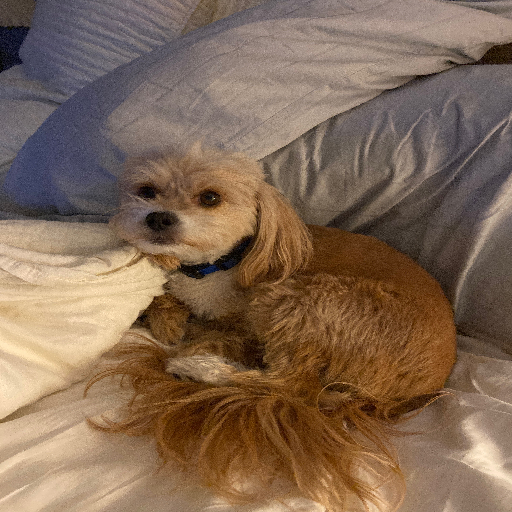
#> input picture CSC 356 Machine Learning/ladySmall.png, 512 x 512 px
$ python 'CSC356 Assignment 1.py'
#> lines starting #> are read from the running program, lines starting #| are printed output that depends on the picture
#> in main, lady is the input picture: shape (512, 512, 3) float32; mean R, G, B 0.508, 0.412, 0.332
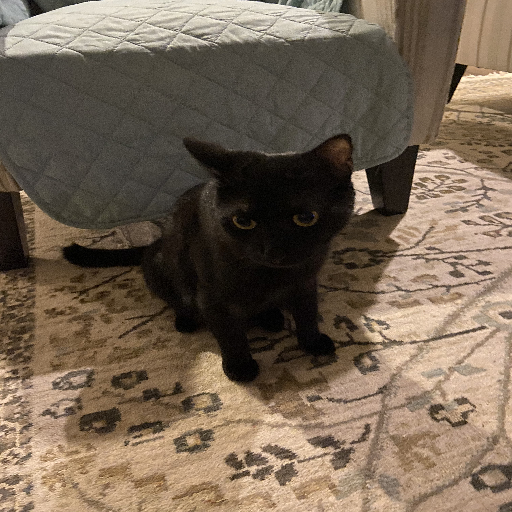
#> input picture CSC 356 Machine Learning/cosmoSmall.png, 512 x 512 px
#> in main, cosmo is the input picture: shape (512, 512, 3) float32; mean R, G, B 0.46, 0.397, 0.329
import matplotlib.pyplot as plt
import matplotlib.image as mping
import numpy as np


def normalizeHelper(r, g, b):
    """Normalizes rgb values between 0-255.

        Parameters:
                r (numpy.ndarray) : r value of to-be-normalized array
                g (numpy.ndarray) : g value of to-be-normalized array
                b (numpy.ndarray) : b value of to-be-normalized array
        Returns:
                rgb (numpy.ndarray) : The normalized array
    """

    #Normalize the values
    r = 255 * ((r - np.min(r))/(np.max(r) - np.min(r)))
    g = 255 * ((g - np.min(g))/(np.max(g) - np.min(g)))
    b = 255 * ((b - np.min(b))/(np.max(b) - np.min(b)))
    #TODO: Is there another easier way to normalize all of these values?

    #Combine the rgb values into an np array with unsigned int8 type
    rgb = np.dstack((r,g,b)).astype(np.uint8)
    return rgb
#Inspiration: https://stats.stackexchange.com/questions/281162/scale-a-number-between-a-range/281164
#End of normalizeHelper()


def frankenPhoto(img1, img2):
    """Combines two photos by multiplying matrices of their rgb values.

        Parameters:
                img1 (numpy.ndarray) : An array that can be plotted as a photo.
                img2 (numpy.ndarray) : An array that can be plotted as a photo.
        Returns:
                frankenstein (numpy.ndarray) : A normalized array
    """

    r1 = img1[:,:,0]#Grabbing all r values from img1
    g1 = img1[:,:,1]#Grabbing all g values from img1
    b1 = img1[:,:,2]#Grabbing all b values from img1
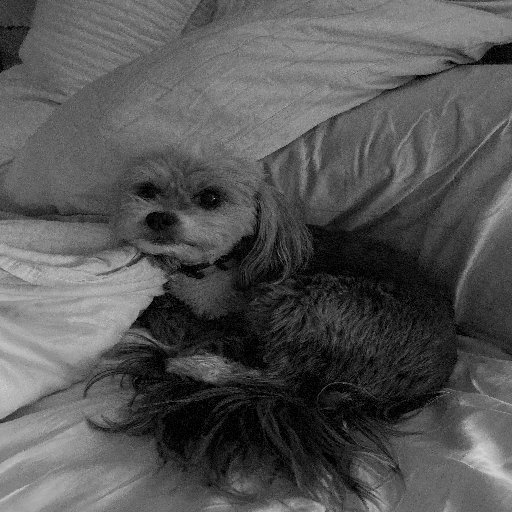
#> b1: shape (512, 512) float32; min 0, max 0.835, mean 0.332

    r2 = img2[:,:,0]#Grabbing all r values from img2
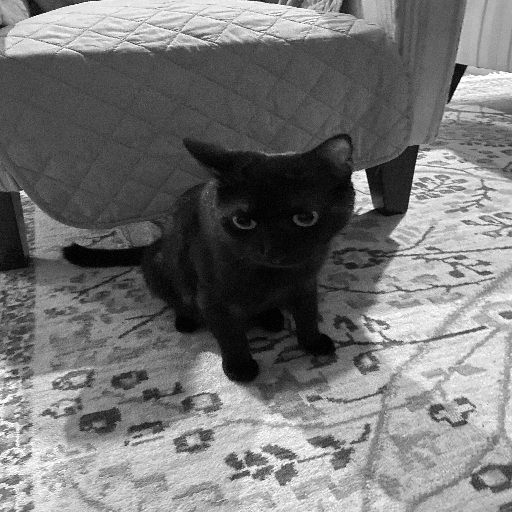
#> r2: shape (512, 512) float32; min 0, max 1, mean 0.46
    g2 = img2[:,:,1]#Grabbing all g values from img2
    b2 = img2[:,:,2]#Grabbing all b values from img2
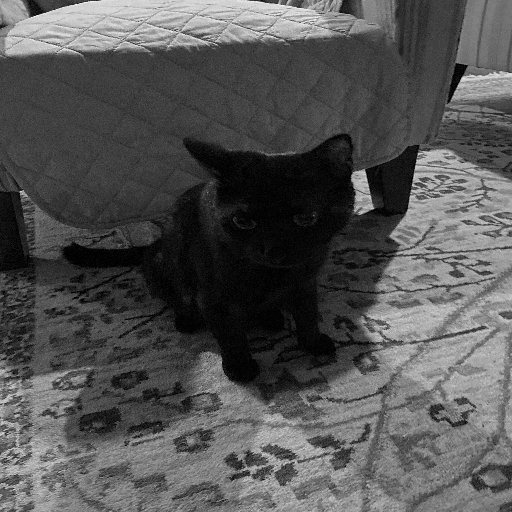
#> b2: shape (512, 512) float32; min 0, max 1, mean 0.329

    rFrank = np.matmul(r1, r2)#Matrix multiplication of both r values
    gFrank = np.matmul(g1, g2)#Matrix multiplication of both g values
    bFrank = np.matmul(b1, b2)#Matrix multiplication of both b values

    #Normalize these values and combine them
    frankenstein = normalizeHelper(rFrank, gFrank, bFrank)
#> in normalizeHelper, `g = 255 * ((g - np.min(g))/(np.max(g) - np.min(g)))`:
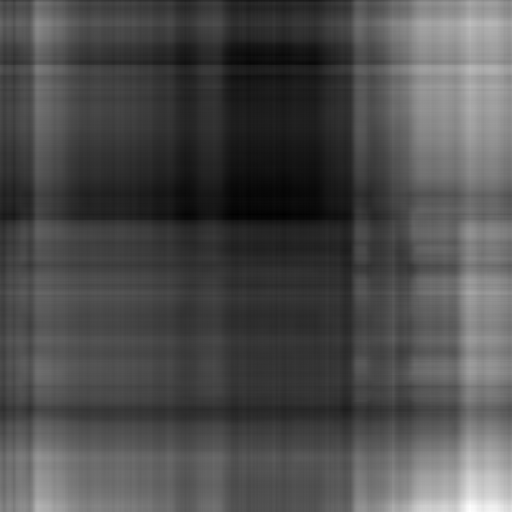
#> g: shape (512, 512) float32; min 0, max 255, mean 77.6
#> in normalizeHelper, `b = 255 * ((b - np.min(b))/(np.max(b) - np.min(b)))`:
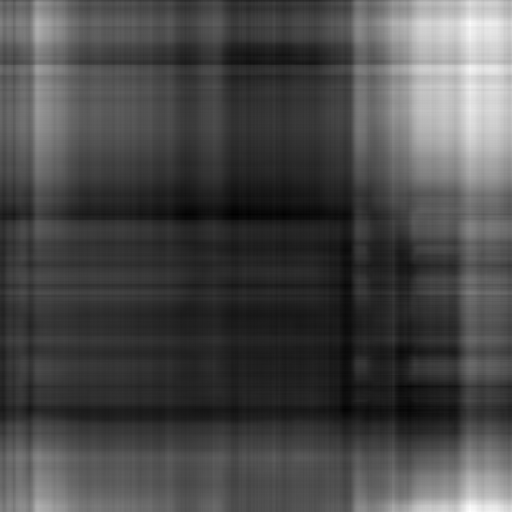
#> b: shape (512, 512) float32; min 0, max 255, mean 74
#> in normalizeHelper, `rgb = np.dstack((r,g,b)).astype(np.uint8)`:
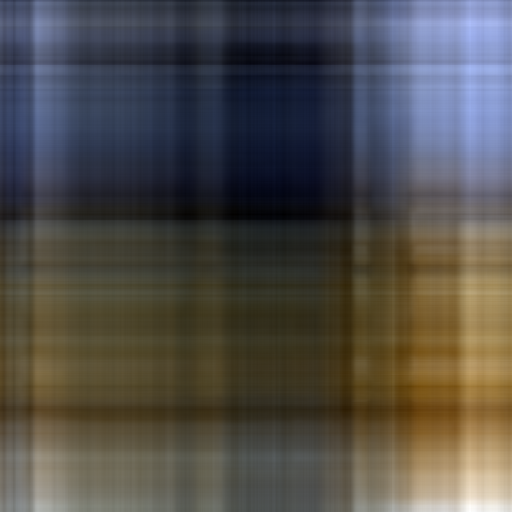
#> rgb: shape (512, 512, 3); mean of channels 0, 1, 2 79.8, 77.1, 73.5; drawn as R, G, B
    #TODO: Is there another way to combine these values
    #while keeping them within 0-255

    print("returning")
    return frankenstein
#End of frankenPhoto()


def generateStaticImage():
    """Generates static by combining matrixes.

        Returns:
            rgb (numpy.ndarray) : An array that can be plotted as a photo.
    """
    n = (512, 512)# Image size

    #Random matrixes calculated for each color
    r = np.random.randint(256, size= n)
    b = np.random.randint(256, size= n)
    g = np.random.randint(256, size= n)
    #TODO: Experiment with other random modules,
    #Maybe more unique static patterns can be found.


    print(repr(r))#Print out the arrays in a clear format
    #print(repr(b))
    #print(repr(g))

    #Stacks the matrixes together and asigns the
    #Unsigned int8 data type for easy conversion
    #to photo
    rgb = np.dstack((r,g,b)).astype(np.uint8)


    print(repr(rgb))
    #TODO: Try to find another way to clearly print
    #out this np.array()


    plt.imshow(rgb)
    #plot the image
    plt.show()
    return rgb#Return the image
#End of generateStaticImage()


def convertToGrayscale(img):
    """Converts a rgb photo to grayscale.

        Paremeters:
                img (numpy.ndarray) : An array that can be plotted as a photo.
        Returns:
                gray ()
    """
    gray = np.dot(img[...,:3], [0.299, 0.587, 0.144])
    #Modifies the rgb values of the img by using
    #values found on Wikipedia
    #TODO: What other values can be used to convert a
    #photo to grayscale? Do the work better?


    plt.imshow(gray, cmap = plt.get_cmap('gray'))
    #plot the image

    plt.savefig('Lady Grayscale.png')#Save the image
    plt.show()
    #Inspiration 0: https://moonbooks.org/Articles/How-to-convert-an-image-to-grayscale-using-python-/
    #Inspiration 1: https://en.wikipedia.org/wiki/Grayscale
    return gray #Return the image
#End of convertToGrayscale()


def main():
    """Main method of the program."""
    print("Hello World!")

    lady = mping.imread("ladySmall.png")
    cosmo = mping.imread("cosmoSmall.png")


    grayLady = convertToGrayscale(lady)

    #grayCosmo = convertToGrayscale(cosmo)

    staticImg = generateStaticImage()

    frankenImage = frankenPhoto(lady, cosmo)

    plt.imshow(frankenImage)
    plt.show()

    plt.savefig("Frankenstein.png")
#End of main()


if __name__ == "__main__":
    main()
#if()
